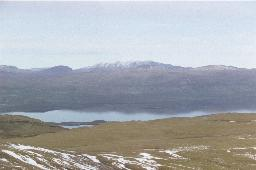
%> input picture fmsn20/images/tornetrask2.jpg, 256 x 170 px
$ octave lab0.m   (GNU Octave 9; MATLAB toolbox functions it lacks are replaced by stand-ins)
%> lines starting %> are read from the running program, lines starting %| are printed output that depends on the picture
im = imread('images/tornetrask2.jpg');
%> im is the input picture: size 170x256x3 uint8; mean R, G, B 167.4, 170.2, 174.1

im = double(im)/255;
%> im: size 170x256x3 double

imagesc(im)

%%

red = im(:,:,1);
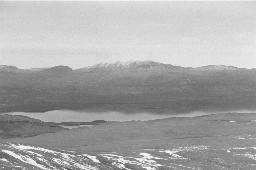
%> red: size 170x256 double; min 0.275, max 1, mean 0.656
green = im(:,:,2);
blue = im(:,:,3);
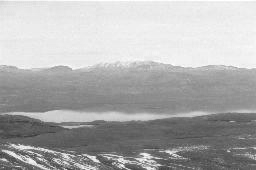
%> blue: size 170x256 double; min 0.196, max 1, mean 0.683
figure
imagesc(red)
caxis([0 1])
colormap(gray);

%%
imagesc(im)
caxis([0 1])
%%
[m n k] = size(im);
%> m = 170; n = 256; k = 3
leftim = im(:, 1:n/2,[3,2,1]);
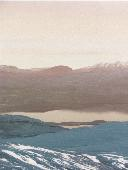
%> leftim: size 170x128x3 double; mean R, G, B 0.686, 0.665, 0.648
rightim = im(:, (n/2+1):end, [1, 2, 3]);
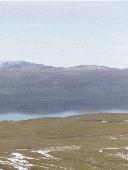
%> rightim: size 170x128x3 double; mean R, G, B 0.664, 0.669, 0.68
%%
imagesc([leftim rightim])
caxis([0 1])
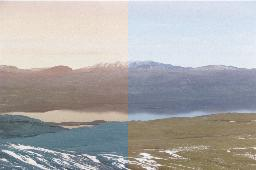
%> displayed picture: size 170x256x3, on the screen's scale of 0 to 255; mean R, G, B 172.1, 170.2, 169.4
%%
img = [];
im=im/max(im(:));

img(:,:,1)=(im(:,:,1)<=0.25);
%> img: size 170x256 double; every value is 0
img(:,:,2)=(im(:,:,1)>0.25)&(im(:,:,1)<=0.5);
img(:,:,3)=(im(:,:,1)>0.5)&(im(:,:,1)<=0.75);
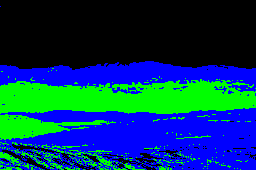
%> img: size 170x256x3 double; mean R, G, B 0, 0.22, 0.368
img(:,:,4)=(im(:,:,1)>0.75);
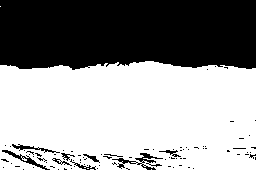
%> img: size 170x256x4 double; mean R, G, B, A 0, 0.22, 0.368, 0.412; transparent parts drawn white

% Uses colors rgb + cyan
%> (the run ends here)
